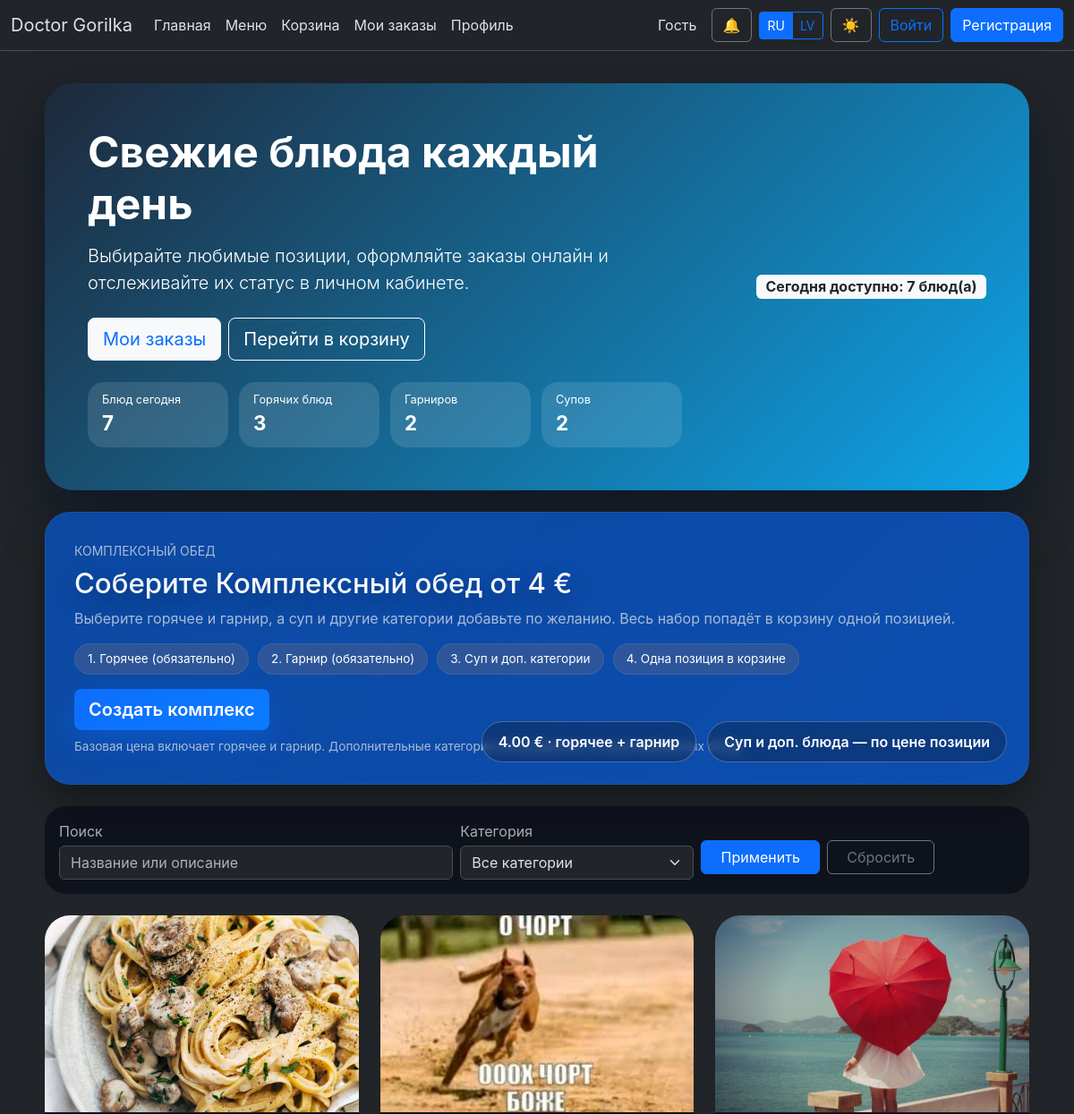
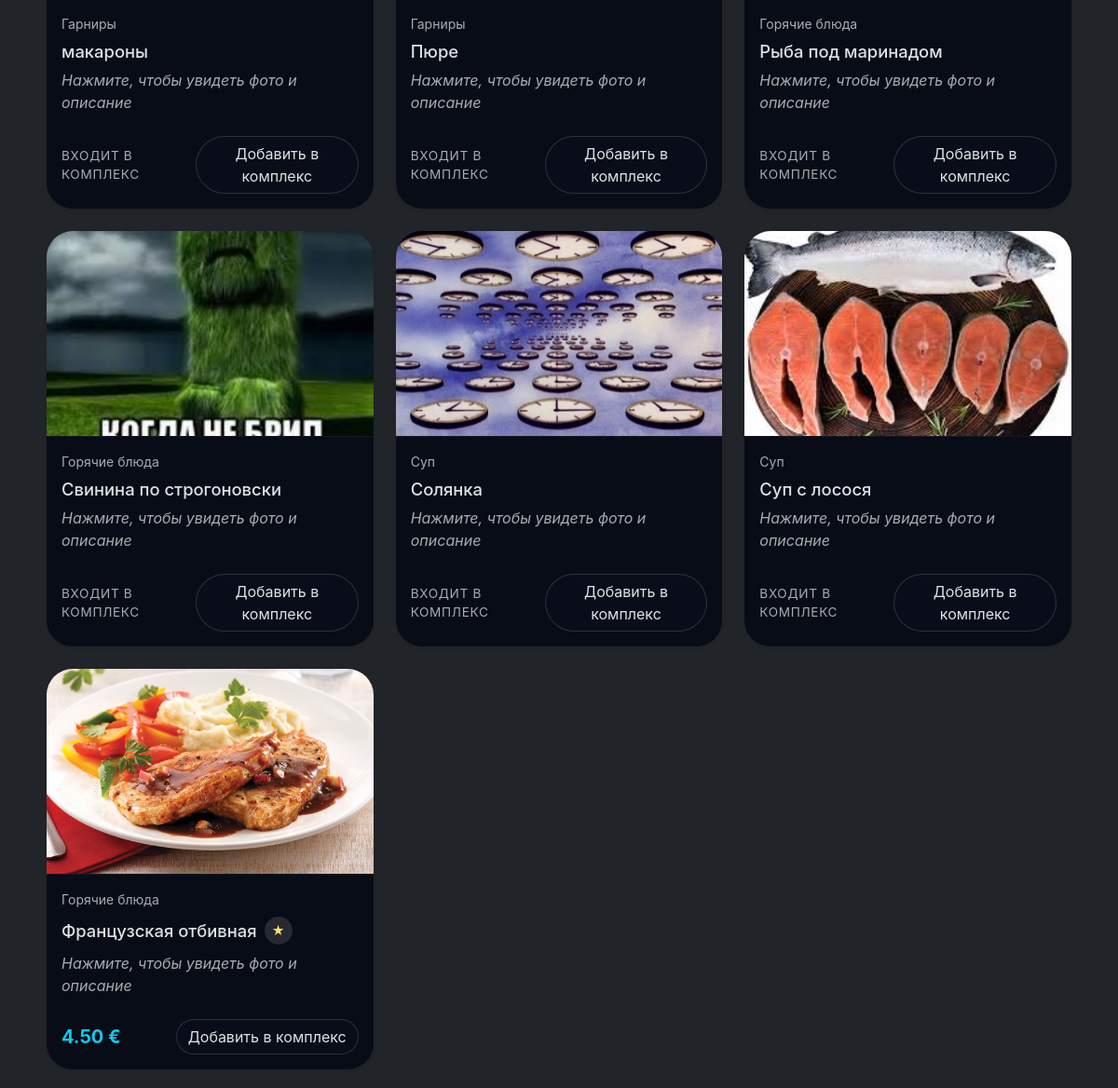
Before: /menu with the older database file (2 pictures, top to bottom).
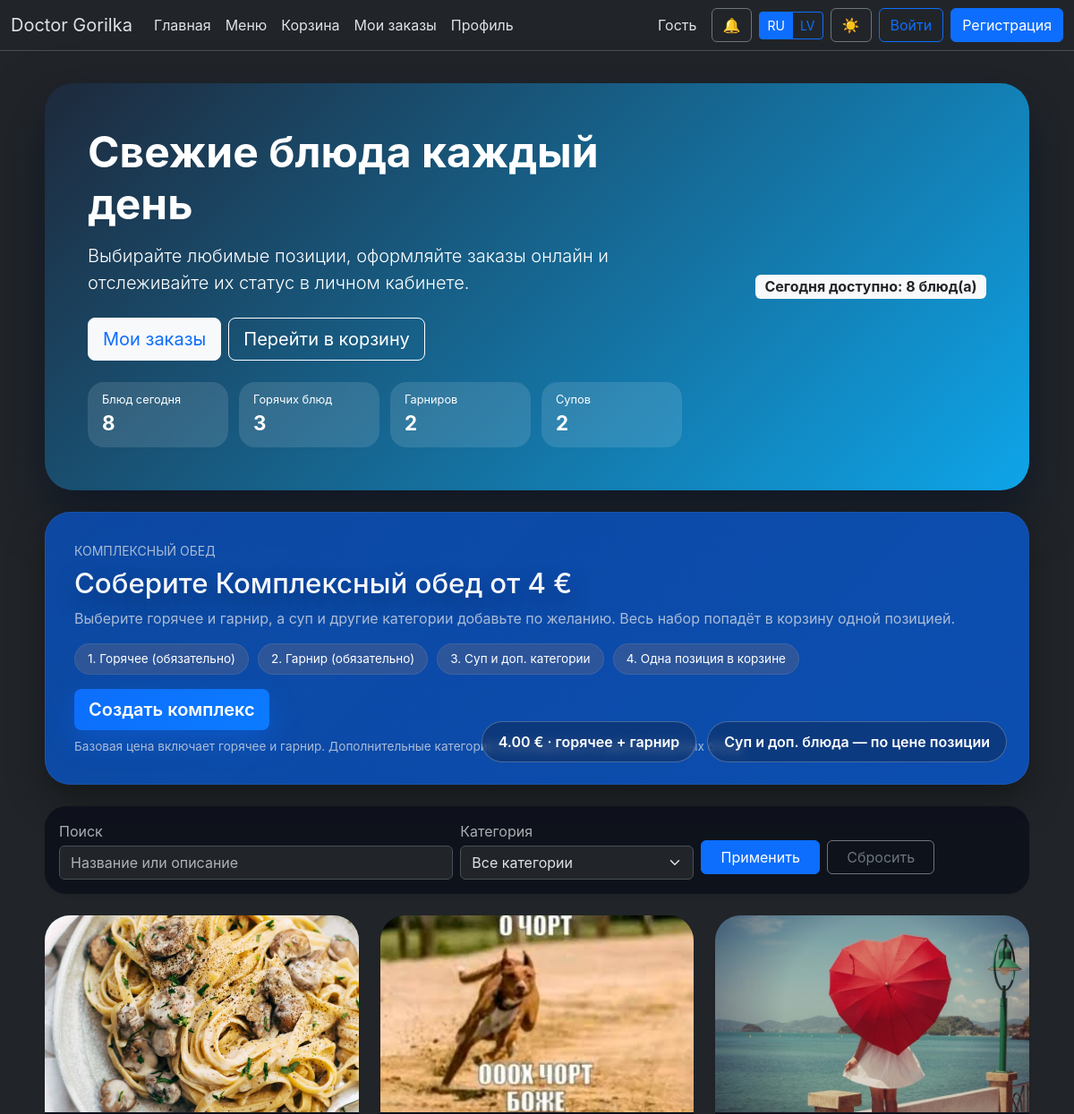
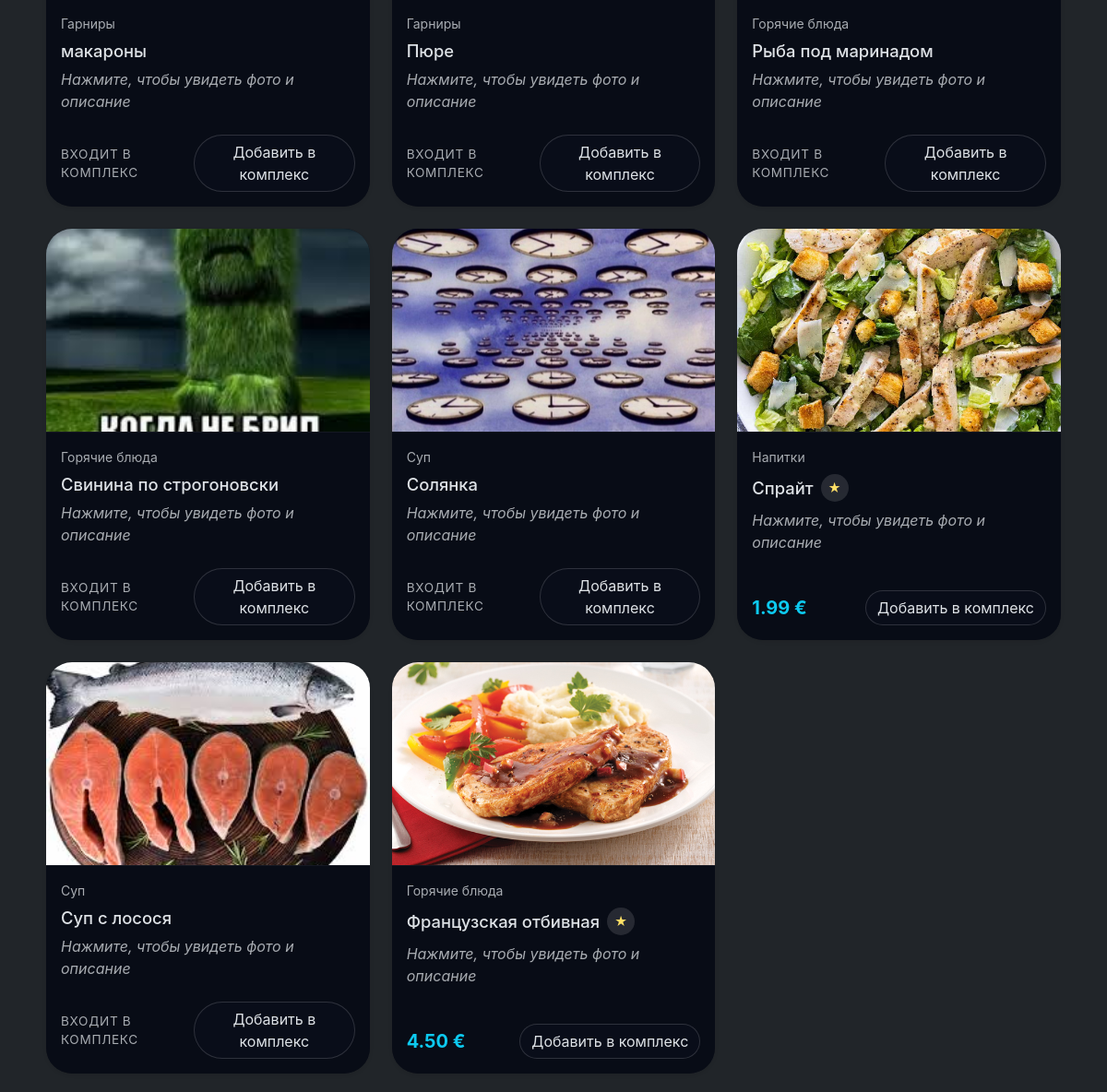
After: the same page with the newer database file (2 pictures, top to bottom).
### tables this page shows
CREATE TABLE menu (
    id INTEGER PRIMARY KEY AUTOINCREMENT,
    title TEXT NOT NULL,
    description TEXT,
    price REAL NOT NULL,
    image_url TEXT,
    category TEXT
, image_gallery TEXT, ingredients TEXT, is_today INTEGER DEFAULT 0, use_manual_price INTEGER DEFAULT 0, name_original TEXT, name_ru TEXT, name_lv TEXT, description_original TEXT, description_ru TEXT, description_lv TEXT, category_original TEXT, category_ru TEXT, category_lv TEXT, ingredients_original TEXT, ingredients_ru TEXT, ingredients_lv TEXT, category_role TEXT DEFAULT 'main', category_key TEXT);

### resources/views/menu.php (the view, shortened to what the rows shown need)
<?php
$comboOptions = $comboOptions ?? ['categories' => [], 'roles' => [], 'counts' => []];
$comboRoles = $comboOptions['roles'] ?? [];
$locale = currentLocale();
$localizedFieldMap = [
    'ru' => ['name' => 'nameRu', 'description' => 'descriptionRu', 'category' => 'categoryRu'],
    'lv' => ['name' => 'nameLv', 'description' => 'descriptionLv', 'category' => 'categoryLv'],
];
$activeLocalizedFields = $localizedFieldMap[$locale] ?? ['name' => 'nameOriginal', 'description' => 'descriptionOriginal', 'category' => 'categoryOriginal'];
?>
<div class="page-container menu-page">
<div class="hero-card mb-4">
    <div class="row g-3 align-items-center">
        <div class="col-md-8">
            <h1 class="display-5 fw-bold"><?= htmlspecialchars(translate('menu.hero.title')) ?></h1>
        </div>
    </div>
</div>
<div class="combo-hero mb-4">
    <div class="combo-hero__content">
        <h2 class="mb-2"><?= htmlspecialchars(translate('menu.combo.title')) ?></h2>
    </div>
</div>
<?php if (empty($menuItems)): ?>
    <div class="empty-state">
        <?php if ($search !== '' || $selectedCategory !== ''): ?>
            <?= htmlspecialchars(translate('menu.empty.filtered')) ?>
        <?php else: ?>
            <?= htmlspecialchars(translate('menu.empty.default')) ?>
        <?php endif; ?>
    </div>
<?php else: ?>
    <div class="row row-cols-1 row-cols-sm-2 row-cols-lg-3 g-4">
        <?php foreach ($menuItems as $item): ?>
            <?php $gallery = $item->galleryImages(); $isUnique = $item->isUnique(); ?>
            <?php
                $nameField = $activeLocalizedFields['name'];
                $descriptionField = $activeLocalizedFields['description'];
                $categoryField = $activeLocalizedFields['category'];
                $localizedName = $item->$nameField ?? $item->nameOriginal ?? $item->title;
                $localizedDescription = $item->$descriptionField ?? $item->descriptionOriginal ?? $item->description ?? translate('common.no_description');
                $localizedCategory = $item->$categoryField ?? $item->categoryOriginal ?? translate('menu.card.no_category');
                $localizedIngredients = $item->ingredients ?? $item->ingredientsOriginal ?? '';
                $roleKey = $comboRoles[$item->id] ?? null;
            ?>
            <div class="col">
                <div class="card h-100 border-0 shadow-sm menu-card" data-item='<?= json_encode([
                    'id' => $item->id,
                    'title' => $localizedName,
                    'description' => $localizedDescription ?? '',
                    'ingredients' => $localizedIngredients,
                    'category' => $localizedCategory,
                    'price' => number_format($item->price, 2, '.', ' '),
                    'raw_price' => (float)$item->price,
                    'is_unique' => $isUnique,
                    'gallery' => $gallery,
                ], JSON_HEX_APOS | JSON_HEX_QUOT) ?>' data-combo-role="<?= htmlspecialchars($roleKey ?? '') ?>">
                <?php if (!empty($gallery[0])): ?>
                    <img src="/assets/images/<?= $gallery[0] ?>" class="card-img-top" alt="<?= htmlspecialchars($localizedName) ?>">
                <?php else: ?>
                    <img src="https://via.placeholder.com/400x220?text=<?= urlencode(translate('common.no_photo')) ?>" class="card-img-top" alt="<?= htmlspecialchars(translate('common.no_photo')) ?>">
                <?php endif; ?>
                    <div class="card-body d-flex flex-column">
                        <div class="small text-muted mb-2"><?= htmlspecialchars($localizedCategory) ?></div>
                        <h5 class="card-title d-flex align-items-center gap-2">
                            <?= htmlspecialchars($localizedName) ?>
                            <?php if ($isUnique): ?>
                                <span class="unique-chip" title="<?= htmlspecialchars(translate('menu.card.unique_badge')) ?>">★</span>
                            <?php endif; ?>
                        </h5>
                        <p class="card-text flex-grow-1 text-muted fst-italic"><?= htmlspecialchars(translate('menu.card.click_hint')) ?></p>
                        <div class="d-flex justify-content-between align-items-center mt-2">
                            <?php if ($isUnique): ?>
                                <span class="fs-5 fw-bold text-info menu-price"><?= number_format($item->price, 2, '.', ' ') ?> €</span>
                            <?php else: ?>
                                <span class="menu-price menu-price--placeholder text-muted"><?= htmlspecialchars(translate('menu.card.price_included')) ?></span>
                            <?php endif; ?>
                            <?php if ($roleKey): ?>
                                <button type="button" class="btn btn-outline-light combo-select-btn" data-id="<?= $item->id ?>" data-default-text="<?= htmlspecialchars(translate('menu.card.button_default')) ?>" data-combo-role="<?= htmlspecialchars($roleKey) ?>" onclick="event.stopPropagation();"><?= htmlspecialchars(translate('menu.card.button_default')) ?></button>
                            <?php endif; ?>
                        </div>
                    </div>
                </div>
            </div>
        <?php endforeach; ?>
    </div>
<?php endif; ?>
</div>

Changed rows visible on the page:
added menu: shows a picture, localizedCategory "Напитки", localizedName "Спрайт", price "1.99"
Other visible differences:
count($menuItems): "7" → "8"
translate('menu.hero.available_badge', ['count' => count($menuItems)]): "Сегодня доступно: 7 блюд(а)" → "Сегодня доступно: 8 блюд(а)"
